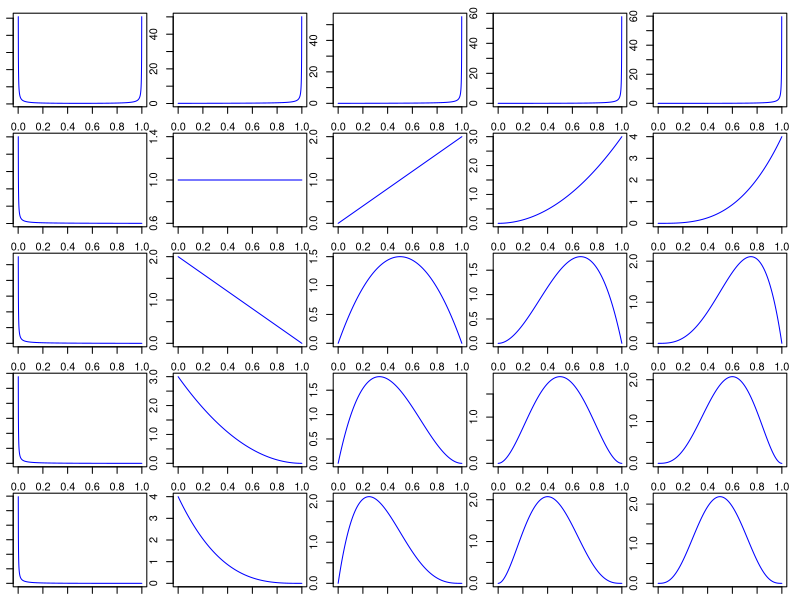

This figure's R source:
## ---- chunk 1
x = seq(0, 1, .001)
# Display multiple graphs using par()
# Reset the margins manually
par(mfrow=c(5,5), mar=c(1,1,1,1))

# Use "l" to denote a line rather than points
# Use cex to reduce size of lines
plot(x, dbeta(x, 0.1, 0.1), col="blue", type="l", cex=.2)
plot(x, dbeta(x, 1, 0.1), col="blue", type="l", cex=.2)
plot(x, dbeta(x, 2, 0.1), col="blue", type="l", cex=.2)
plot(x, dbeta(x, 3, 0.1), col="blue", type="l", cex=.2)
plot(x, dbeta(x, 4, 0.1), col="blue", type="l", cex=.2)
plot(x, dbeta(x, 0.1, 1), col="blue", type="l", cex=.2)
plot(x, dbeta(x, 1, 1), col="blue", type="l", cex=.2)
plot(x, dbeta(x, 2, 1), col="blue", type="l", cex=.2)
plot(x, dbeta(x, 3, 1), col="blue", type="l", cex=.2)
plot(x, dbeta(x, 4, 1), col="blue", type="l", cex=.2)
plot(x, dbeta(x, 0.1, 2), col="blue", type="l", cex=.2)
plot(x, dbeta(x, 1, 2), col="blue", type="l", cex=.2)
plot(x, dbeta(x, 2, 2), col="blue", type="l", cex=.2)
plot(x, dbeta(x, 3, 2), col="blue", type="l", cex=.2)
plot(x, dbeta(x, 4, 2), col="blue", type="l", cex=.2)
plot(x, dbeta(x, 0.1, 3), col="blue", type="l", cex=.2)
plot(x, dbeta(x, 1, 3), col="blue", type="l", cex=.2)
plot(x, dbeta(x, 2, 3), col="blue", type="l", cex=.2)
plot(x, dbeta(x, 3, 3), col="blue", type="l", cex=.2)
plot(x, dbeta(x, 4, 3), col="blue", type="l", cex=.2)
plot(x, dbeta(x, 0.1, 4), col="blue", type="l", cex=.2)
plot(x, dbeta(x, 1, 4), col="blue", type="l", cex=.2)
plot(x, dbeta(x, 2, 4), col="blue", type="l", cex=.2)
plot(x, dbeta(x, 3, 4), col="blue", type="l", cex=.2)
plot(x, dbeta(x, 4, 4), col="blue", type="l", cex=.2)
